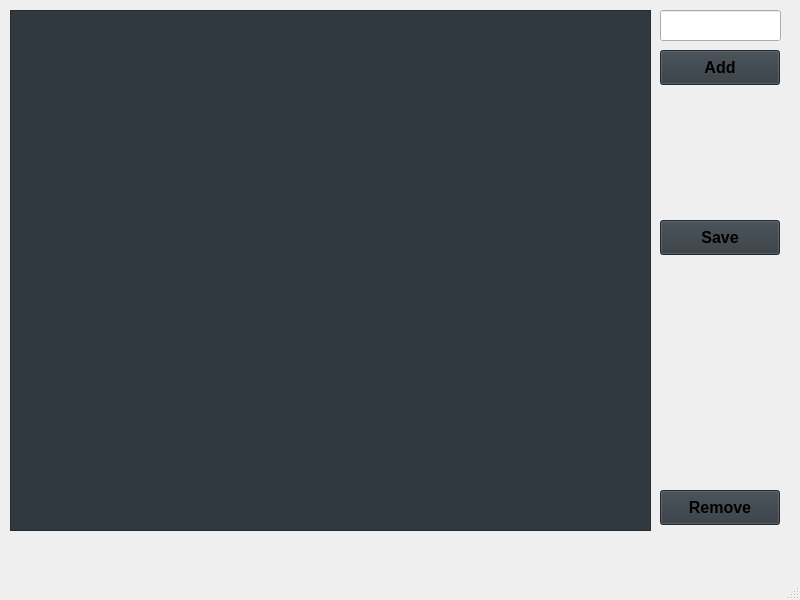
<?xml version="1.0" encoding="UTF-8"?>
<ui version="4.0">
 <class>List</class>
 <widget class="QMainWindow" name="List">
  <property name="geometry">
   <rect>
    <x>0</x>
    <y>0</y>
    <width>800</width>
    <height>600</height>
   </rect>
  </property>
  <property name="minimumSize">
   <size>
    <width>800</width>
    <height>600</height>
   </size>
  </property>
  <property name="maximumSize">
   <size>
    <width>800</width>
    <height>600</height>
   </size>
  </property>
  <property name="font">
   <font>
    <pointsize>12</pointsize>
   </font>
  </property>
  <property name="windowTitle">
   <string>Code List</string>
  </property>
  <property name="autoFillBackground">
   <bool>false</bool>
  </property>
  <property name="styleSheet">
   <string notr="true">#list {
	background-color: #090C0D;
}</string>
  </property>
  <widget class="QWidget" name="centralwidget">
   <widget class="QPushButton" name="btnAddList">
    <property name="geometry">
     <rect>
      <x>660</x>
      <y>50</y>
      <width>120</width>
      <height>35</height>
     </rect>
    </property>
    <property name="font">
     <font>
      <pointsize>12</pointsize>
      <bold>true</bold>
     </font>
    </property>
    <property name="styleSheet">
     <string notr="true">#btnAddList {
	background-color: #313940;
}

#btnAddList:hover {
	background-color: #626B73;
}</string>
    </property>
    <property name="text">
     <string>Add</string>
    </property>
   </widget>
   <widget class="QPushButton" name="btnRemoveList">
    <property name="geometry">
     <rect>
      <x>660</x>
      <y>490</y>
      <width>120</width>
      <height>35</height>
     </rect>
    </property>
    <property name="font">
     <font>
      <pointsize>12</pointsize>
      <bold>true</bold>
     </font>
    </property>
    <property name="styleSheet">
     <string notr="true">#btnRemoveList {
	background-color: #313940;
}

#btnRemoveList:hover {
background-color: #626B73;
}</string>
    </property>
    <property name="text">
     <string>Remove</string>
    </property>
   </widget>
   <widget class="QListView" name="listView">
    <property name="geometry">
     <rect>
      <x>10</x>
      <y>10</y>
      <width>641</width>
      <height>521</height>
     </rect>
    </property>
    <property name="styleSheet">
     <string notr="true">background-color: #313940;</string>
    </property>
    <property name="editTriggers">
     <set>QAbstractItemView::EditTrigger::DoubleClicked</set>
    </property>
   </widget>
   <widget class="QLineEdit" name="txtAddItem">
    <property name="geometry">
     <rect>
      <x>660</x>
      <y>10</y>
      <width>121</width>
      <height>31</height>
     </rect>
    </property>
   </widget>
   <widget class="QPushButton" name="btnSaveList">
    <property name="geometry">
     <rect>
      <x>660</x>
      <y>220</y>
      <width>120</width>
      <height>35</height>
     </rect>
    </property>
    <property name="font">
     <font>
      <pointsize>12</pointsize>
      <bold>true</bold>
     </font>
    </property>
    <property name="styleSheet">
     <string notr="true">#btnSaveList {
	background-color: #313940;
}

#btnSaveList:hover {
	background-color: #626B73;
}</string>
    </property>
    <property name="text">
     <string>Save</string>
    </property>
   </widget>
  </widget>
  <widget class="QMenuBar" name="menubar">
   <property name="geometry">
    <rect>
     <x>0</x>
     <y>0</y>
     <width>800</width>
     <height>33</height>
    </rect>
   </property>
  </widget>
  <widget class="QStatusBar" name="statusbar"/>
 </widget>
 <resources/>
 <connections/>
</ui>
